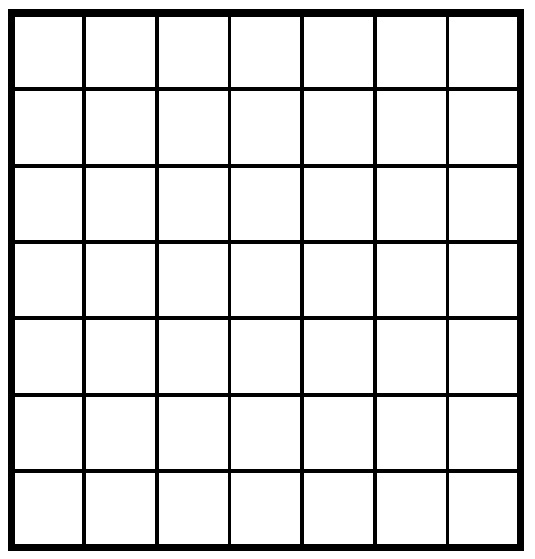
#> input picture 03 Affine Transformation/grid.jpg, 535 x 559 px
$ jupyter execute 'Affine Transformation.ipynb'
#> lines starting #> are read from the running program, lines starting #| are printed output that depends on the picture
# Affine Transformation

### Resources

* implementation of affine transformation in cv2: https://www.youtube.com/watch?v=Ad9e5eoHm9U

* affine transformation linear algebra: http://mathworld.wolfram.com/AffineTransformation.html

* affine transformation of coordinates in 2D:
https://medium.com/hipster-color-science/computing-2d-affine-transformations-using-only-matrix-multiplication-2ccb31b52181

### Introduction to Affine Transformation

Affine transformation is a linear mapping method that preserves points, straight lines, and planes. Sets of parallel lines remain parallel after an affine transformation. The affine transformation technique is typically used to correct for geometric distortions or deformations that occur with non-ideal camera angles.

In simpler terms, what we are doing here is ....

### Linear Algebra Behind Affine Transformation

[cell 1]
#### TO DO

### CV2 Implementation of Affine Transformation

[cell 2]
import cv2
import numpy as np
import matplotlib.pyplot as plt

[cell 3]
img = cv2.imread("grid.jpg")
#> img is the input picture: shape (559, 535, 3); min 0, max 255, mean 222.4
rows, cols, ch = img.shape
#> rows = 559; cols = 535; ch = 3

affine_to_1 = (157, 167)
affine_to_2 = (375, 167)
affine_to_3 = (266, 395)

affine_to = [affine_to_1,affine_to_2,affine_to_3]


cv2.circle(img, affine_to_1, 10, (0, 0, 255), -1)
cv2.circle(img, affine_to_2, 10, (0, 0, 255), -1)
cv2.circle(img, affine_to_3, 10, (0, 0, 255), -1)
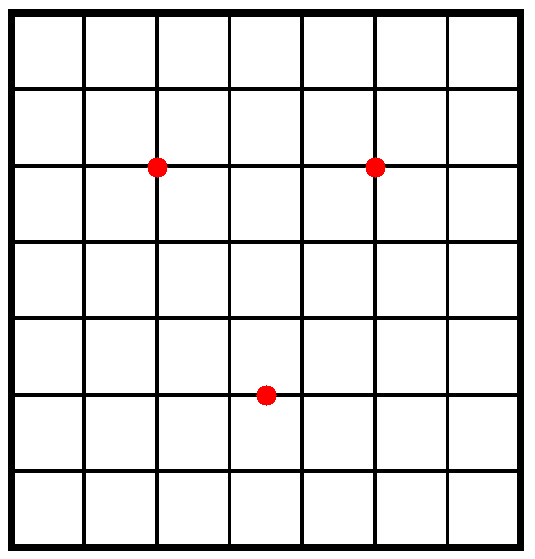
#> img: shape (559, 535, 3); mean B, G, R 221.9, 221.9, 222.7

plt.imshow(img);

[cell 4]
img_2 = cv2.imread("grid.jpg")
rows, cols, ch = img.shape

affine_from_1 = (107, 117)
affine_from_2 = (325, 200)
affine_from_3 = (200, 345)

affine_from = [affine_from_1,affine_from_2,affine_from_3]

cv2.circle(img_2, affine_from_1, 10, (0, 255, 0), -1)
cv2.circle(img_2, affine_from_2, 10, (0, 255, 0), -1)
cv2.circle(img_2, affine_from_3, 10, (0, 255, 0), -1)
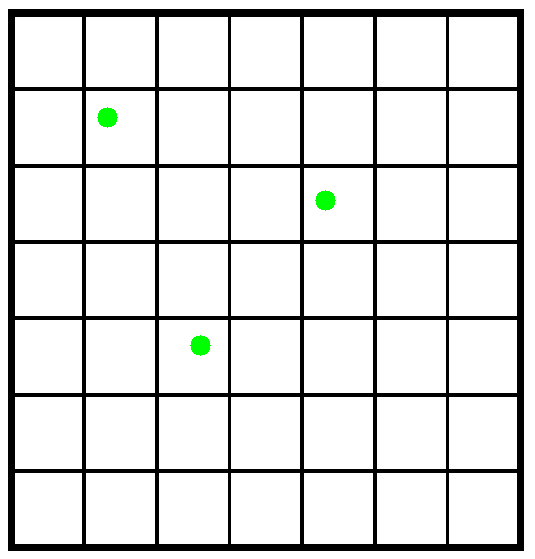
#> img_2: shape (559, 535, 3); mean B, G, R 221.6, 222.4, 221.6

plt.imshow(img_2);

[cell 5]
matrix = cv2.getAffineTransform(np.float32(affine_from), np.float32(affine_to))
result = cv2.warpAffine(img_2, matrix, (cols, rows))
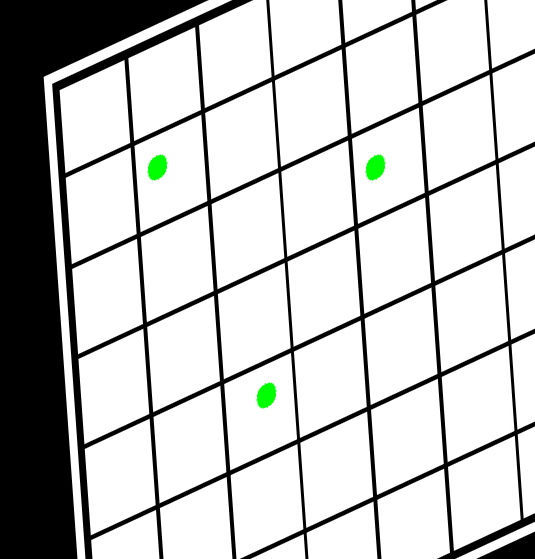
#> result: shape (559, 535, 3); mean B, G, R 195.2, 196.2, 195.2

plt.imshow(result);
